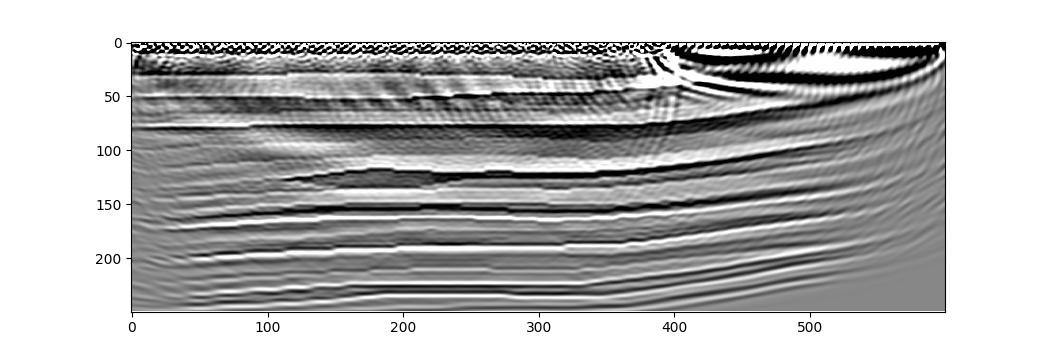

Source code (Python):
import torch
from scipy.ndimage import gaussian_filter
import matplotlib.pyplot as plt
import deepwave
from deepwave import scalar, scalar_born

device = torch.device('cuda' if torch.cuda.is_available()
                      else 'cpu')
ny = 2301
nx = 751
dx = 4.0
v_true = torch.from_file('marmousi_vp.bin',
                         size=ny*nx).reshape(ny, nx)

# Select portion of model for inversion
ny = 600
nx = 250
v_true = v_true[:ny, :nx]

# Smooth to use as starting model
v_mig = (torch.tensor(1/gaussian_filter(1/v_true.numpy(), 5))
          .to(device))

n_shots = 115

n_sources_per_shot = 1
d_source = 20  # 20 * 4m = 80m
first_source = 10  # 10 * 4m = 40m
source_depth = 2  # 2 * 4m = 8m

n_receivers_per_shot = 384
d_receiver = 6  # 6 * 4m = 24m
first_receiver = 0  # 0 * 4m = 0m
receiver_depth = 2  # 2 * 4m = 8m

freq = 25
nt = 750
dt = 0.004
peak_time = 1.5 / freq

observed_data = (
    torch.from_file('marmousi_data.bin',
                    size=n_shots*n_receivers_per_shot*nt)
    .reshape(n_shots, n_receivers_per_shot, nt)
)

# Select portion of data for inversion
n_shots = 20
n_receivers_per_shot = 100
nt = 300
observed_data = (
    observed_data[:n_shots, :n_receivers_per_shot, :nt].to(device)
)

# source_locations
source_locations = torch.zeros(n_shots, n_sources_per_shot, 2,
                               dtype=torch.long, device=device)
source_locations[..., 1] = source_depth
source_locations[:, 0, 0] = (torch.arange(n_shots) * d_source +
                             first_source)

# receiver_locations
receiver_locations = torch.zeros(n_shots, n_receivers_per_shot, 2,
                                 dtype=torch.long, device=device)
receiver_locations[..., 1] = receiver_depth
receiver_locations[:, :, 0] = (
    (torch.arange(n_receivers_per_shot) * d_receiver +
     first_receiver)
    .repeat(n_shots, 1)
)

# source_amplitudes
source_amplitudes = (
    (deepwave.wavelets.ricker(freq, nt, dt, peak_time))
    .repeat(n_shots, n_sources_per_shot, 1).to(device)
)

# Estimate direct arrival by forward modelling through
# migration velocity model, and then subtract it from
# the observed data. We set max_vel to be the maximum
# velocity in the true velocity model so that Deepwave's
# internal time step size will be the same as when the
# observed dataset was created, to get a better match.
out = scalar(
    v_mig, dx, dt,
    source_amplitudes=source_amplitudes,
    source_locations=source_locations,
    receiver_locations=receiver_locations,
    pml_freq=freq,
    accuracy=8,
    max_vel=v_true.max(),
)
observed_scattered_data = observed_data - out[-1]

_, ax = plt.subplots(1, 3, figsize=(10.5, 3.5), sharex=True,
                     sharey=True)
ax[0].imshow(observed_data[0].cpu().T, aspect='auto', cmap='gray')
ax[0].set_title("Observed")
ax[1].imshow(out[-1][0].cpu().T, aspect='auto', cmap='gray')
ax[1].set_title("Predicted")
ax[2].imshow(observed_scattered_data[0].cpu().T, aspect='auto',
             cmap='gray')
ax[2].set_title("Observed - Predicted")
plt.tight_layout()
plt.savefig('example_lsrtm_scattered.jpg')

# Create scattering amplitude that we will invert for
scatter = torch.zeros_like(v_mig)
scatter.requires_grad_()

# Setup optimiser to perform inversion
optimiser = torch.optim.LBFGS([scatter])
loss_fn = torch.nn.MSELoss()

# Run optimisation/inversion
n_epochs = 3

for epoch in range(n_epochs):
    def closure():
        optimiser.zero_grad()
        out = scalar_born(
            v_mig, scatter, dx, dt,
            source_amplitudes=source_amplitudes,
            source_locations=source_locations,
            receiver_locations=receiver_locations,
            pml_freq=freq,
        )
        loss = 1e6 * loss_fn(out[-1], observed_scattered_data)
        loss.backward()
        return loss.item()

    optimiser.step(closure)

# Plot
vmin, vmax = torch.quantile(scatter.detach(),
                            torch.tensor([0.05, 0.95]).to(device))
plt.figure(figsize=(10.5, 3.5))
plt.imshow(scatter.detach().cpu().T, aspect='auto', cmap='gray',
           vmin=vmin, vmax=vmax)
plt.savefig('example_lsrtm.jpg')
